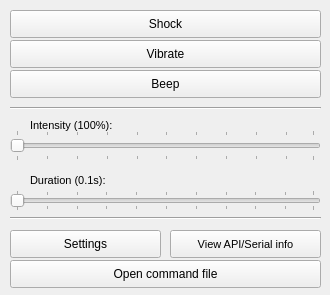
<?xml version="1.0" encoding="UTF-8"?>
<ui version="4.0">
 <class>MainWindow</class>
 <widget class="QMainWindow" name="MainWindow">
  <property name="geometry">
   <rect>
    <x>0</x>
    <y>0</y>
    <width>330</width>
    <height>295</height>
   </rect>
  </property>
  <property name="sizePolicy">
   <sizepolicy hsizetype="Fixed" vsizetype="Fixed">
    <horstretch>0</horstretch>
    <verstretch>0</verstretch>
   </sizepolicy>
  </property>
  <property name="minimumSize">
   <size>
    <width>330</width>
    <height>295</height>
   </size>
  </property>
  <property name="maximumSize">
   <size>
    <width>330</width>
    <height>295</height>
   </size>
  </property>
  <property name="font">
   <font>
    <strikeout>false</strikeout>
   </font>
  </property>
  <property name="windowTitle">
   <string>Electra</string>
  </property>
  <property name="windowIcon">
   <iconset>
    <normaloff>../../../../../../../../../../../../../../../../../../../home/andrew/.designer/Images/Icon.ico</normaloff>../../../../../../../../../../../../../../../../../../../home/andrew/.designer/Images/Icon.ico</iconset>
  </property>
  <widget class="QWidget" name="centralwidget">
   <widget class="Line" name="ControlSeparator">
    <property name="geometry">
     <rect>
      <x>10</x>
      <y>100</y>
      <width>311</width>
      <height>16</height>
     </rect>
    </property>
    <property name="orientation">
     <enum>Qt::Horizontal</enum>
    </property>
   </widget>
   <widget class="QPushButton" name="ShockButton">
    <property name="enabled">
     <bool>true</bool>
    </property>
    <property name="geometry">
     <rect>
      <x>10</x>
      <y>10</y>
      <width>311</width>
      <height>28</height>
     </rect>
    </property>
    <property name="text">
     <string>Shock</string>
    </property>
    <property name="shortcut">
     <string/>
    </property>
    <property name="checkable">
     <bool>false</bool>
    </property>
   </widget>
   <widget class="QPushButton" name="VibrateButton">
    <property name="enabled">
     <bool>true</bool>
    </property>
    <property name="geometry">
     <rect>
      <x>10</x>
      <y>40</y>
      <width>311</width>
      <height>28</height>
     </rect>
    </property>
    <property name="text">
     <string>Vibrate</string>
    </property>
   </widget>
   <widget class="QPushButton" name="BeepButton">
    <property name="enabled">
     <bool>true</bool>
    </property>
    <property name="geometry">
     <rect>
      <x>10</x>
      <y>70</y>
      <width>311</width>
      <height>28</height>
     </rect>
    </property>
    <property name="text">
     <string>Beep</string>
    </property>
   </widget>
   <widget class="QPushButton" name="SettingsButton">
    <property name="geometry">
     <rect>
      <x>10</x>
      <y>230</y>
      <width>151</width>
      <height>28</height>
     </rect>
    </property>
    <property name="text">
     <string>Settings</string>
    </property>
   </widget>
   <widget class="Line" name="ControlSeparator_2">
    <property name="geometry">
     <rect>
      <x>10</x>
      <y>210</y>
      <width>311</width>
      <height>16</height>
     </rect>
    </property>
    <property name="orientation">
     <enum>Qt::Horizontal</enum>
    </property>
   </widget>
   <widget class="QPushButton" name="APISerialInfoButton">
    <property name="geometry">
     <rect>
      <x>170</x>
      <y>230</y>
      <width>151</width>
      <height>28</height>
     </rect>
    </property>
    <property name="font">
     <font>
      <pointsize>8</pointsize>
      <strikeout>false</strikeout>
     </font>
    </property>
    <property name="text">
     <string>View API/Serial info</string>
    </property>
   </widget>
   <widget class="QLabel" name="IntensityIcon">
    <property name="geometry">
     <rect>
      <x>10</x>
      <y>110</y>
      <width>21</width>
      <height>31</height>
     </rect>
    </property>
    <property name="text">
     <string/>
    </property>
    <property name="pixmap">
     <pixmap resource="../ResourceFiles/Resources.qrc">:/Images/Intensity.png</pixmap>
    </property>
   </widget>
   <widget class="QSlider" name="IntensitySlider">
    <property name="enabled">
     <bool>true</bool>
    </property>
    <property name="geometry">
     <rect>
      <x>10</x>
      <y>130</y>
      <width>311</width>
      <height>31</height>
     </rect>
    </property>
    <property name="minimum">
     <number>1</number>
    </property>
    <property name="maximum">
     <number>100</number>
    </property>
    <property name="orientation">
     <enum>Qt::Horizontal</enum>
    </property>
    <property name="tickPosition">
     <enum>QSlider::TicksBothSides</enum>
    </property>
    <property name="tickInterval">
     <number>10</number>
    </property>
   </widget>
   <widget class="QLabel" name="IntensityBarLabel">
    <property name="geometry">
     <rect>
      <x>30</x>
      <y>110</y>
      <width>291</width>
      <height>31</height>
     </rect>
    </property>
    <property name="font">
     <font>
      <pointsize>8</pointsize>
      <strikeout>false</strikeout>
     </font>
    </property>
    <property name="text">
     <string>Intensity (100%):</string>
    </property>
   </widget>
   <widget class="QLabel" name="DurationIcon">
    <property name="geometry">
     <rect>
      <x>10</x>
      <y>170</y>
      <width>21</width>
      <height>21</height>
     </rect>
    </property>
    <property name="text">
     <string/>
    </property>
    <property name="pixmap">
     <pixmap resource="../ResourceFiles/Resources.qrc">:/Images/Duration.png</pixmap>
    </property>
   </widget>
   <widget class="QLabel" name="DurationBarLabel">
    <property name="geometry">
     <rect>
      <x>30</x>
      <y>170</y>
      <width>291</width>
      <height>21</height>
     </rect>
    </property>
    <property name="font">
     <font>
      <pointsize>8</pointsize>
      <strikeout>false</strikeout>
     </font>
    </property>
    <property name="text">
     <string>Duration (0.1s):</string>
    </property>
   </widget>
   <widget class="QSlider" name="DurationSlider">
    <property name="enabled">
     <bool>true</bool>
    </property>
    <property name="geometry">
     <rect>
      <x>10</x>
      <y>190</y>
      <width>311</width>
      <height>21</height>
     </rect>
    </property>
    <property name="minimum">
     <number>1</number>
    </property>
    <property name="maximum">
     <number>150</number>
    </property>
    <property name="orientation">
     <enum>Qt::Horizontal</enum>
    </property>
    <property name="tickPosition">
     <enum>QSlider::TicksBothSides</enum>
    </property>
    <property name="tickInterval">
     <number>15</number>
    </property>
   </widget>
   <widget class="QPushButton" name="OpenCMDButton">
    <property name="geometry">
     <rect>
      <x>10</x>
      <y>260</y>
      <width>311</width>
      <height>28</height>
     </rect>
    </property>
    <property name="text">
     <string>Open command file</string>
    </property>
   </widget>
  </widget>
  <action name="QuitAction">
   <property name="text">
    <string>Quit</string>
   </property>
  </action>
  <action name="ConfigureAction">
   <property name="text">
    <string>Configure</string>
   </property>
  </action>
  <action name="ShowConfigAction">
   <property name="text">
    <string>View IDs and API keys</string>
   </property>
  </action>
 </widget>
 <tabstops>
  <tabstop>ShockButton</tabstop>
  <tabstop>VibrateButton</tabstop>
  <tabstop>BeepButton</tabstop>
  <tabstop>IntensitySlider</tabstop>
  <tabstop>DurationSlider</tabstop>
  <tabstop>SettingsButton</tabstop>
  <tabstop>APISerialInfoButton</tabstop>
 </tabstops>
 <resources>
  <include location="../ResourceFiles/Resources.qrc"/>
  <include location="../ResourceFiles/Resources.qrc"/>
  <include location="../ResourceFiles/Resources.qrc"/>
 </resources>
 <connections/>
</ui>
